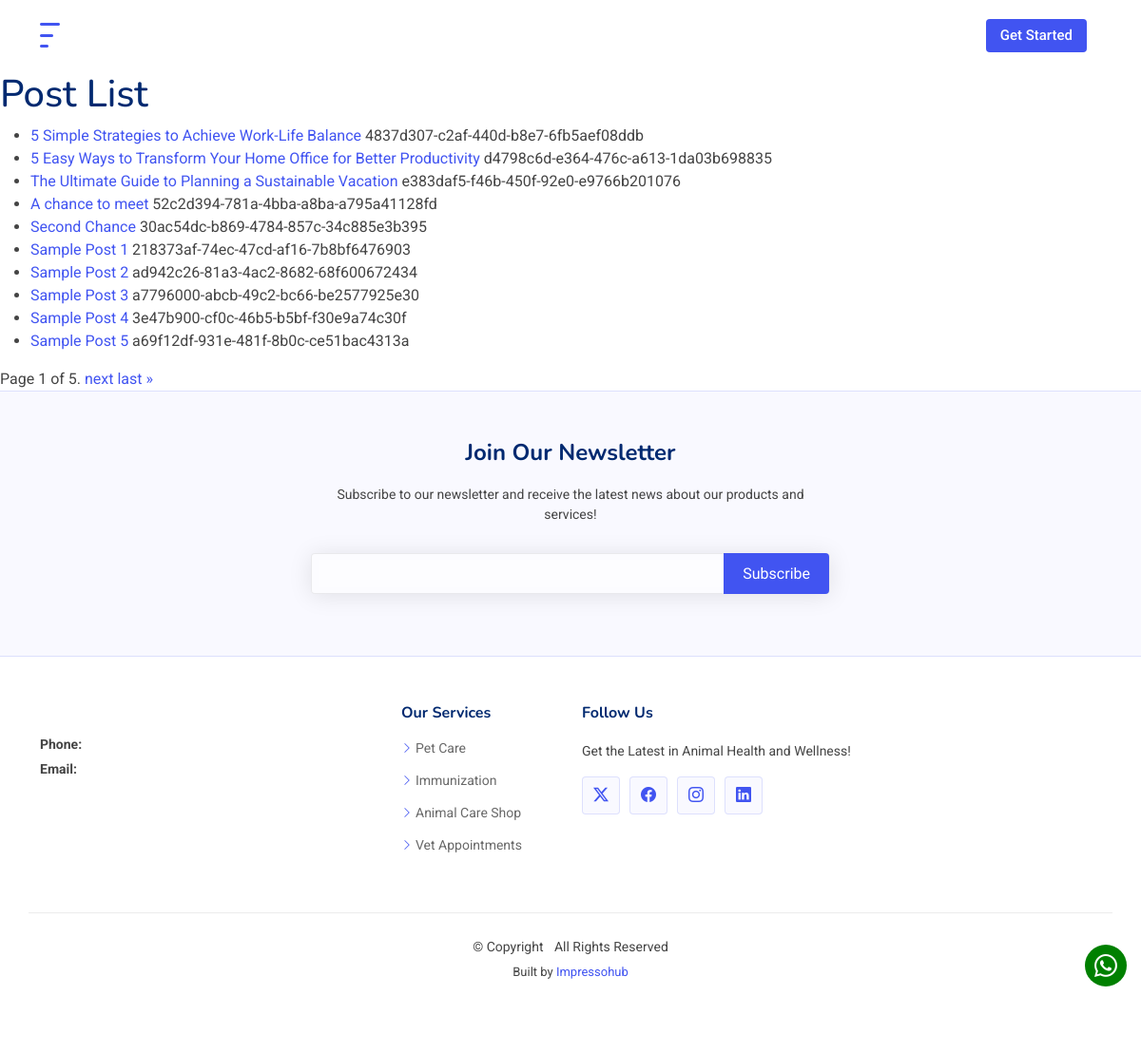
Screenshot of /blog/ with the database file from the repository.
### core/models.py (models this page shows, shortened)
class BaseModel(models.Model):
    id = models.UUIDField(primary_key=True, default=uuid.uuid4, editable=False)
    created_at = models.DateTimeField(editable=False)
    updated_at = models.DateTimeField(editable=False)
    slug = models.SlugField(unique=True, blank=True, max_length=255)
    class Meta:
        abstract = True
    def __init__(self, *args, **kwargs):
        super().__init__(*args, **kwargs)
        if not self.id or not isinstance(self.id, uuid.UUID):
            self.id = uuid.uuid4()
        if not self.created_at:
            self.created_at = timezone.now()
        self.updated_at = timezone.now()

class Post(BaseModel):
    title = models.CharField(max_length=255)
    author = models.ForeignKey(User, on_delete=models.CASCADE, null=True)
    body = CKEditor5Field('Content', config_name='extends')
    post_date = models.DateField(auto_now_add=True)
    category = models.ForeignKey(Category, related_name='posts', on_delete=models.SET_NULL, null=True, blank=True)
    tags = models.ManyToManyField(Tag, related_name='posts', blank=True)
    preview = models.TextField(blank=True,
                               help_text="Optional preview text for the post.",
                               validators=[MaxLengthValidator(limit_value=500)])
    post_image = models.ImageField(upload_to='post_images/', null=True, blank=True)

### core/views.py (the view)
# urls.py: 2. Add a URL to urlpatterns:  path('blog/', include('blog.urls'))
def blog(request):
    try:
        posts_list = Post.objects.all()
        if not posts_list:
            return HttpResponse("No posts found.", status=404)
        paginator = Paginator(posts_list, 10)  # Show 10 posts per page
        page_number = request.GET.get('page', 1)
        try:
            page_obj = paginator.get_page(page_number)
        except EmptyPage:
            return HttpResponseNotFound("The page number is out of range.")
        except PageNotAnInteger:
            return HttpResponseBadRequest("The page number is not an integer.")
        return render(request, 'core/blog.html', {'page_obj': page_obj})
    except DatabaseError as e:
        print(f"Database error occurred: {e}")
        return HttpResponse("A database error occurred. Please try again later.", status=500)
    except Exception as e:
        print(f"An unexpected error occurred: {e}")
        return HttpResponse("An unexpected error occurred. Please try again later.", status=500)

### core/templates/core/blog.html (shortened to what this page needs)
{% extends "core/base.html" %} {% load static %}  {% block content %}
<h1>Post List</h1>
    <ul>
        {% for post in page_obj %}
            <li><a href="{% url 'core:post' id=post.id %}">{{ post.title }}</a> {{ post.id }}</li>
        {% empty %}
            <li>No posts available.</li>
        {% endfor %}
    </ul>
    <div class="pagination">
        <span class="step-links">
            <span class="current">
                Page {{ page_obj.number }} of {{ page_obj.paginator.num_pages }}.
            </span>
            {% if page_obj.has_next %}
                <a href="?page={{ page_obj.next_page_number }}">next</a>
                <a href="?page={{ page_obj.paginator.num_pages }}">last &raquo;</a>
            {% endif %}
        </span>
    </div>
{% endblock %}

### core/static/core/css/main.css (style rules this page uses)
:root { --default-font: "Roboto", system-ui, -apple-system, "Segoe UI", Roboto, "Helvetica Neue", Arial, "Noto Sans", "Liberation Sans", sans-serif, "Apple Color Emoji", "Segoe UI Emoji", "Segoe UI Symbol", "Noto Color Emoji"; --heading-font: "Nunito", sans-serif; --nav-font: "Poppins", sans-serif; }
:root { --background-color: #ffffff; --default-color: #444444; --heading-color: #012970; --accent-color: #4154f1; --surface-color: #ffffff; --contrast-color: #ffffff; }
:root { --nav-color: #012970; --nav-hover-color: #4154f1; --nav-mobile-background-color: #ffffff; --nav-dropdown-background-color: #ffffff; --nav-dropdown-color: #212529; --nav-dropdown-hover-color: #4154f1; }
:root { scroll-behavior: smooth; }
body { color: var(--default-color); background-color: var(--background-color); font-family: var(--default-font); }
a { color: var(--accent-color); text-decoration: none; transition: 0.3s; }
h1, h2, h3, h4, h5, h6 { color: var(--heading-color); font-family: var(--heading-font); }

### rows the page displays
Post: title "5 Simple Strategies to Achieve Work-Life Balance", id "4837d307-c2af-440d-b8e7-6fb5aef08ddb"
Post: title "5 Easy Ways to Transform Your Home Office for Better Productivity", id "d4798c6d-e364-476c-a613-1da03b698835"
Post: title "The Ultimate Guide to Planning a Sustainable Vacation", id "e383daf5-f46b-450f-92e0-e9766b201076"
Post: title "A chance to meet", id "52c2d394-781a-4bba-a8ba-a795a41128fd"
Post: title "Second Chance", id "30ac54dc-b869-4784-857c-34c885e3b395"
Post: title "Sample Post 1", id "218373af-74ec-47cd-af16-7b8bf6476903"
Post: title "Sample Post 2", id "ad942c26-81a3-4ac2-8682-68f600672434"
Post: title "Sample Post 3", id "a7796000-abcb-49c2-bc66-be2577925e30"
Post: title "Sample Post 4", id "3e47b900-cf0c-46b5-b5bf-f30e9a74c30f"
Post: title "Sample Post 5", id "a69f12df-931e-481f-8b0c-ce51bac4313a"

### other values shown
{{ page_obj.number }} "1"
{{ page_obj.paginator.num_pages }} "5"
